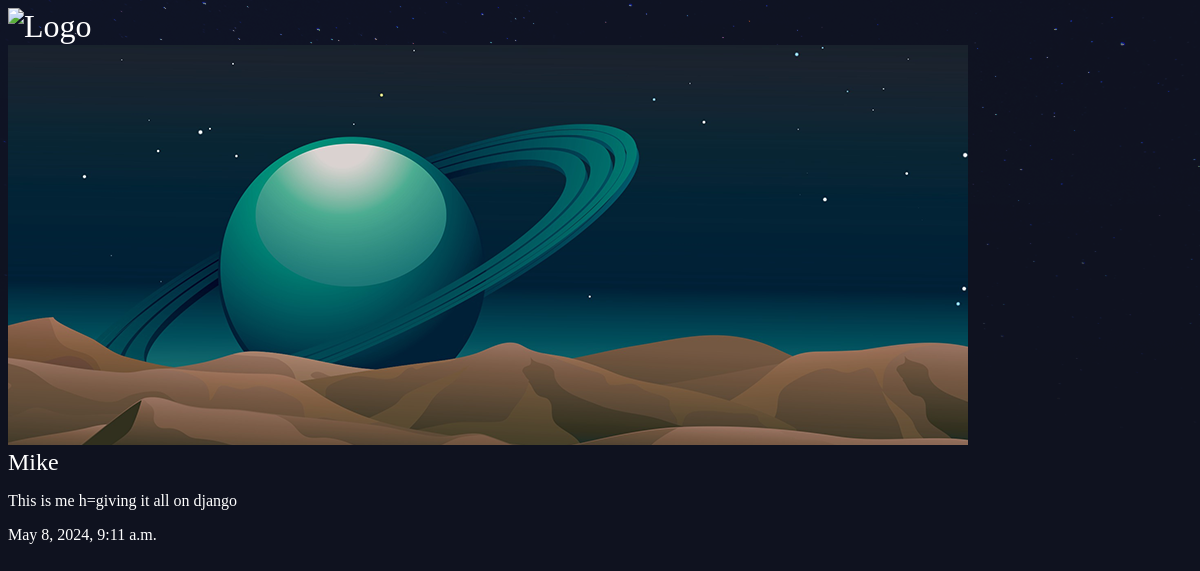
Page /articles/mike-django/ on the committed database.
### articles/models.py (models this page shows, shortened)
class Article(models.Model):
    title = models.CharField(max_length=100)
    slug  = models.SlugField()
    body  = models.TextField()
    date  = models.DateTimeField(auto_now_add=True)
    thumb = models.ImageField(default='default.png', blank=True)

### articles/views.py (the view)
# urls.py: re_path(r'^(?P<slug>[\w-]+)/$', views.article_details, name="detail"),
def article_details(request, slug):
    article = Article.objects.get(slug = slug)
    return render(request, 'articles/article_detail.html', {'article': article})

### articles/templates/articles/article_detail.html
{% extends 'base_layout.html' %}
{% block content %}
<div class="article-detail">
    <div class="article">
        <img src="{{ article.thumb.url }}" />
        <h2>{{ article.title }}</h2>
        <p>{{ article.body }}</p>
        <p>{{ article.date }}</p>
    </div>
</div>
{% endblock %}

### assets/styles.css (style rules this page uses)
body { background-color: #0f121f; background-image: url(stars.png); background-repeat: no-repeat; color: #fff; }
body * { font-family: Ubuntu; }
h1, h2, h3, h4, h5 { font-weight: normal; margin: 0; }

### rows in the picture
Article: thumb (placeholder picture), title "Mike", body "This is me h=giving it all on django", date "May 8, 2024, 9:11 a.m."
